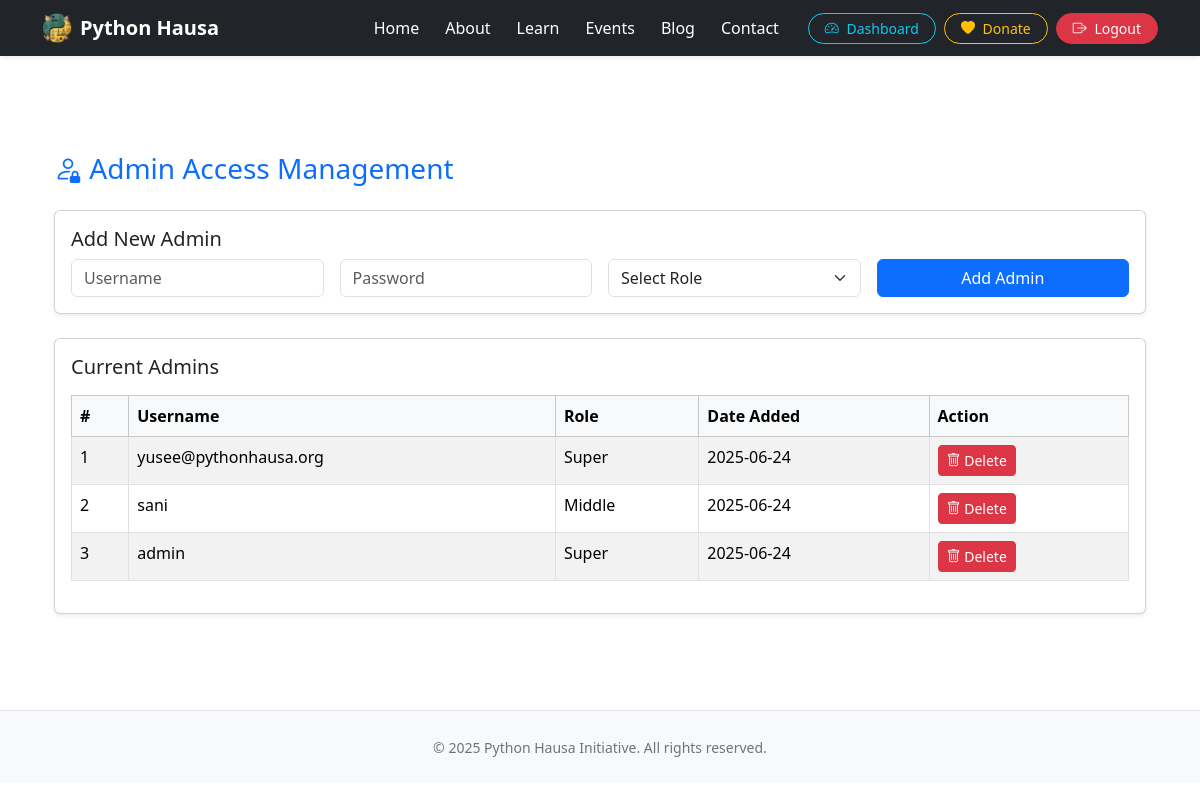
/admin/admins (signed in), run on the app's committed database.
### app/models.py (models this page shows)
class AdminUser(db.Model):
    id = db.Column(db.Integer, primary_key=True)
    username = db.Column(db.String(100), unique=True, nullable=False)
    password_hash = db.Column(db.String(200), nullable=False)
    created_at = db.Column(db.DateTime, nullable=False)
    admin_type = db.Column(db.String(10), nullable=False, default='middle')

### app/routes/admin.py (the view)
@admin_bp.route('/admins')
def admins():
    if not session.get('admin_logged_in'):
        return redirect(url_for('admin.login'))
    if session.get('admin_type') != 'super':
        flash("You don't have permission to view this page.", "warning")
        return redirect(url_for('admin.dashboard'))
    admins = AdminUser.query.order_by(AdminUser.created_at.desc()).all()
    return render_template('admin/admins.html', admins=admins)

### app/templates/admin/admins.html (shortened to what this page needs)
{% extends "base.html" %}
{% block content %}
<section class="py-5">
  <div class="container">
    <h3 class="mb-4 text-primary"><i class="bi bi-person-lock"></i> Admin Access Management</h3>
    <div class="card mb-4 shadow-sm">
        <div class="card-body">
        <h5 class="card-title">Add New Admin</h5>
        <form method="POST" action="{{ url_for('admin.add_admin') }}">
            <div class="row g-3">
            <div class="col-md-3">
                <input type="text" name="username" class="form-control" placeholder="Username" required>
            </div>
            <div class="col-md-3">
                <input type="password" name="password" class="form-control" placeholder="Password" required>
            </div>
            <div class="col-md-3">
                <select name="admin_type" class="form-select" required>
                <option value="" disabled selected>Select Role</option>
                </select>
            </div>
            <div class="col-md-3">
                <button type="submit" class="btn btn-primary w-100">Add Admin</button>
            </div>
            </div>
        </form>
        </div>
    </div>
    <div class="card shadow-sm">
      <div class="card-body">
        <h5 class="card-title mb-3">Current Admins</h5>
        <div class="table-responsive">
          <table class="table table-bordered table-striped">
            <thead class="table-light">
                <tr>
                  <th>#</th>
                  <th>Username</th>
                  <th>Role</th>
                  <th>Date Added</th>
                  <th>Action</th>
                </tr>
              </thead>
              <tbody>
                {% for admin in admins %}
                <tr>
                  <td>{{ loop.index }}</td>
                  <td>{{ admin.username }}</td>
                  <td class="text-capitalize">{{ admin.admin_type }}</td>
                  <td>{{ admin.created_at.strftime('%Y-%m-%d') }}</td>
                  <td>
                    <form method="POST" action="{{ url_for('admin.delete_admin', admin_id=admin.id) }}" onsubmit="return confirm('Are you sure?');">
                      <button type="submit" class="btn btn-sm btn-danger">
                        <i class="bi bi-trash"></i> Delete
                      </button>
                    </form>
                  </td>
                </tr>
                {% else %}
                <tr>
                  <td colspan="5" class="text-center">No admins found.</td>
                </tr>
                {% endfor %}
              </tbody>
          </table>
        </div>
      </div>
    </div>
  </div>
</section>
{% endblock %}

### data on the page
AdminUser: username "yusee@pythonhausa.org", admin_type "Super", created_at "2025-06-24"
AdminUser: username "sani", admin_type "Middle", created_at "2025-06-24"
AdminUser: username "admin", admin_type "Super", created_at "2025-06-24"
